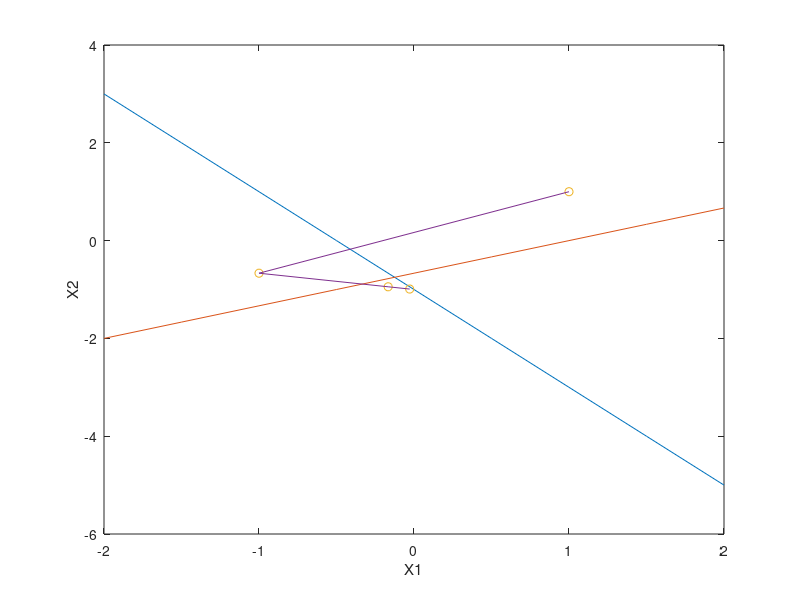

The MATLAB source for this figure: (Note: this script raises an error after producing the figure.)
clc
clear all
close all
%%Part 1
A=[2 1;1 3]; b=[-1;-3];
C=[A b];
x=linspace(-2,2,9);
y=-1-(2*x);
y2=(-3-y)/3;
xhistory=[1;-1;(-1/6);(-1/36)];
yhistory=[1;(-2/3);(-17/18);(-107/108)];
plot(x,y)
hold on
plot(x,y2)
hold on
plot(xhistory,yhistory,'o')
hold on
plot(xhistory,yhistory)
xlabel('X1');ylabel('X2')
verify=A\b;
%%Part 2
A2=[4 1 -1;2 7 1;1 -3 12]; b2=[7;15;-17];
A3=[-10 -1 2 0;-1 11 -1 3;-2 -1 10 -1;0 3 -1 8]; b3=[6;25;-11;-15];
C2=[A2 b2];
C3=[A3 b3];
x0=[1;1;1];
x10=[2;2;2];
x20=[3;3;3];
x30=[4;4;4];
x40=[5;5;5];
nmax=1000;
tol=1e-6;
omega=1;
% function [x,iter]=Gauss(A,b,x0,nmax,tol,omega)
% [n,m]=size(A);
% if n ~= m, error('Only squared systems'); end
% iter=0; r=b-A*x0; r0=norm(r); err=norm(r); xold=x0;
% while err > tol & iter < nmax
% iter = iter + 1;
% for i=1:n
% s=0;
% for j = 1:i-1, s=s+A(i,j)*x(j); end
% for j = i+1:n, s=s+A(i,j)*xold(j); end
% x(i,1)=omega*(b(i)-s)/A(i,i)+(1-omega)*xold(i);
% end
% xold=x; r=b-A*x; err=norm(r)/r0;
% end
% return
%Part A equations 2
[xHist,xfinal,iters,r,err]= Gauss(A2,b2,x0,nmax,tol,omega)
[xHist,xfinal2,iters2,r2,err2]= Gauss(A2,b2,x10,nmax,tol,omega)
[xHist,xfinal3,iters3,r3,err3]= Gauss(A2,b2,x20,nmax,tol,omega)
[xHist,xfinal4,iters4,r4,err4]= Gauss(A2,b2,x30,nmax,tol,omega)
[xHist,xfinal5,iters5,r5,err5]= Gauss(A2,b2,x40,nmax,tol,omega)
%Part B equations 2
plot(1:iters,err,'-o')
hold on
plot(1:iters2,err2)
hold on
plot(1:iters3,err3)
hold on
plot(1:iters4,err4)
hold on
plot(1:iters5,err5)
xlabel('Residual Error')
ylabel('Iterations')
title('Evolution of the Total Residual Error')
%Part A equations 3
x0=[1;1;1;1];
x10=[2;2;2;2];
x20=[3;3;3;3];
x30=[4;4;4;4];
x40=[5;5;5;5];
[xHist,xfinal,iters,r,err]= Gauss(A3,b3,x0,nmax,tol,omega)
[xHist,xfinal2,iters2,r2,err2]= Gauss(A3,b3,x10,nmax,tol,omega)
[xHist,xfinal3,iters3,r3,err3]= Gauss(A3,b3,x20,nmax,tol,omega)
[xHist,xfinal4,iters4,r4,err4]= Gauss(A3,b3,x30,nmax,tol,omega)
[xHist,xfinal5,iters5,r5,err5]= Gauss(A3,b3,x40,nmax,tol,omega)
%Part B equtions 3
plot(1:iters,err,'-o')
hold on
plot(1:iters2,err2)
hold on
plot(1:iters3,err3)
hold on
plot(1:iters4,err4)
hold on
plot(1:iters5,err5)
xlabel('Residual Error')
ylabel('Iterations')
title('Evolution of the Total Residual Error')
%Part C
verify2=A2\b2;
verify3=A3\b3;
%%Part 3
x0 = [-8;8];
A = [2 1;1 3];
b = [-1;-3];
tol=1e-6;
% function [xHistory,rNew,alphaR,resR,surfRes]=gradient1(A,b,x,tol)
% xHistory(:,1) = x; %Store initial guess
% r = b-A*x; %Compute first residual
% for i = 2:100
% alpha = r'*r/(r'*A*r);
% xHistory(:,i) = x + alpha*r;
% rNew = r - alpha*A*r;
% if norm(rNew) < tol % using the norm
% if norm(rNew,inf) < tol % using the maxNorm
% xHistory(:,i), break
% end
% end
% x = xHistory(:,i); r = rNew; %update variables
% alphaR(:,i-1)=alpha;
% resR(:,i-1) = r;
% surfRes(:,i-1) = r'*r;
% end
% return
[xHistory,rNew,alphaR,resR,SurfRes]=gradient1(A,b,x0,tol)
xVal = -20:20;
yVal = -20:20;
for i = 1:length(xVal);
 for j = 1:length(yVal);
 res = [xVal(i)+(3*yVal(j))+3;(2*xVal(i))+yVal(j)+1];
 resM(i,j)= res'*(res);
 end
end
figure;
contour(xVal,yVal,resM)
title('Contour Map');
xlabel('x');
ylabel('y');
figure;
contour(xVal,yVal,resM)
hold on
plot(xHistory(1,:),xHistory(2,:));
hold on
plot(xHistory(1,:),xHistory(2,:),'o')
title('Convergence History');
xlabel('x');
ylabel('y');
%Part 4
clc
clear all
A2=[4 1 -1;2 7 1;1 -3 12]; b2=[7;15;-17];
x02 = [10;-10;10];
A3=[-10 -1 2 0;-1 11 -1 3;-2 -1 10 -1;0 3 -1 8]; b3=[6;25;-11;-15];
x03 = [0;0;0;0];
tol=1e-6;
[xHistory,rNew,alphaR,resR,SurfRes]=gradient1(A2,b2,x02,tol)
[xHistory,rNew,alphaR,resR,SurfRes]=gradient1(A3,b3,x03,tol)
%Part 5
A2=[4 1 -1;2 7 1;1 -3 12]; b2=[7;15;-17];
x02 = [10;-10;10];
tol = 1e-6;
% function [xNew,alphaNew,resid,ResidSurf,itr,newp]=conjgrad(A,b,x,tol)
% xNew(:,1) = x;
% r = b-A*x; p=r; itr =0;
% for i=2:100
% itr = itr+1;
% alpha = (p'*r)/(p'*A*p);
% xNew(:,i) = x+(alpha*p);
% rNew = r-(alpha*A*p);
% beta = ((A*p)'*rNew)/((A*p)'*p);
% Pnew = rNew-(beta*p);
% if norm(rNew)<tol
% if norm(rNew,inf)<tol;
% xNew(:,i),itr, break
% end
% end
% x = xNew(:,i); r = rNew; alphaNew(:,i) = alpha;
% resid(:,i) = r; newp(:,i)= p; p = Pnew; ResidSurf(:,i) = r'*r;
% end
[xNew2,alphaNew,resid,residSurf,itr,newp]=conjgrad(A2,b2,x02,tol)
%Part 6
x = -1:.1:2;
y= -1:.1:2;
for i=1:length(x);
 for j=1:length(y);
 resN = [x(i)^2+x(i)*y(j)+y(j)^2-2.5;2*x(i)-y(j)^3+3];
 resSurf(i,j) = resN'*resN;
 end
end
figure;
surf(x,y,resSurf)
title('Residual Surface');
zlabel('Residual Error');
